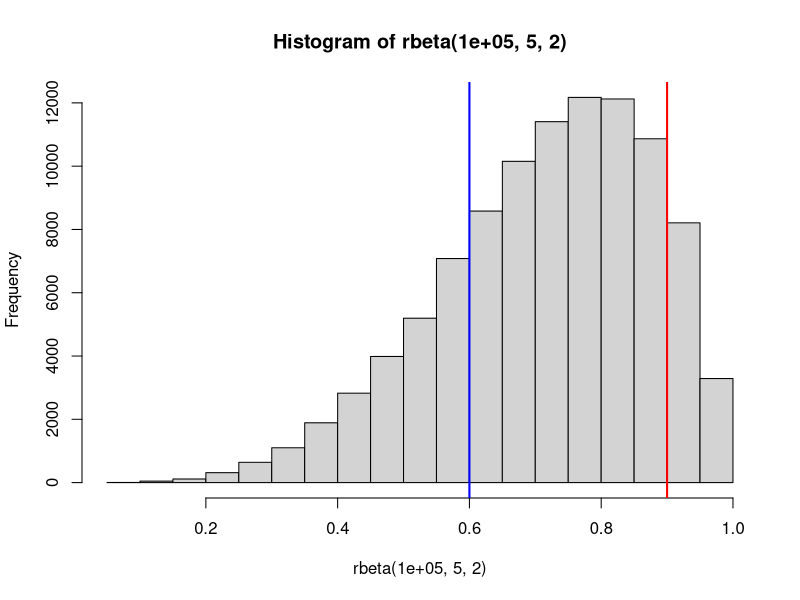

This figure's R source:
##Lecture Notes 3 Solutions:


##Binomial - Slide 10
n=100
p=.03

## What is the expected number of defective parts
n*p

##What is the probability that the machine creates exactly 4 defective
dbinom(4,size=n, p=p)
choose(n,4)*p^4*(1-p)^(n-4)

##What is the probability that the machine creates 4 or more defective
1-pbinom(3, size=n, p=p)
1-(dbinom(3, n, p)+dbinom(2,n,p)+dbinom(1,n,p)+dbinom(0,n,p))

##What is the standard deviation of defective parts
sqrt(n*p*(1-p))



##Geometric - Slide 14
#p here is defined as the probability of a miss (because this event only happens 1 time)
##What is the expected number of baskets he will make until the first miss
1/.07 - 1 
#1/.07 is the number of total trials until first miss, 
#so the number of makes until the first miss is 1/.07 - 1


##What is the probability his first miss will occur on the third shot
?dgeom
#Essentially we want two makes, then the third shot to be a miss
.93*.93*.07
dgeom(2,.07)

##What is the probability the first miss occurs before the 5th shot
#That is 3 makes then a miss or fewer
.93^3*.07+.93^2*.07+.93^1*.07+.93^0*.07
pgeom(3,.07)

##What is the standard deviation in the number of baskets he will make
sqrt((1-.93)/(.93^2))

#Poisson Distribution - Slide 22
##What is the expected number of accidents
2

##What is the probability that the number of accidents is exactly 1?
(2^1*exp(-2))/factorial(1)
dpois(1,2)

##What is the probability that the number of accidents is greater than 3
1-ppois(3,2)

##What is the standard deviation of the number of accidents
sqrt(2)


##Exponential Distribution - Slide 28
##What is the probability the strike lasts less than one day
pexp(1,1/10)

##Notice that like the geometric distribution, the exponential distribution 
##Is Defined differently in R than in our notes.  The 'rate' parameter is 1/mean
##Also notice that we can use the exact number in continuous distributions, 
##Because the probability of exactly 6 is 0 for continuous distributions.

##What is the probability that a strike lasts less than 6 days?
pexp(6, 1/10)

##What is the probability it lasts between 6 and 7 days?
pexp(7, 1/10) - pexp(6,1/10)

##What is the probability that a strike lasts less than 7 days given it has lasted 6 days
##That is P(X<7|X>6)
(pexp(7, 1/10) - pexp(6,1/10))/(1-pexp(6/1/10))

##Notice this is the same as the probability for the first part - this is called the memoryless property
##The geometric distribution and the exponential distributions share this property


##Beta Distribution - Slide 33
##Just so you can see what this distribution looks like
hist(rbeta(100000, 5,2))
abline(v=.9, col='red', lwd=2)
abline(v=.6, col='blue', lwd=2)
##What is the expected score on the exam
5/7

##If 90% is considered an A, what percent of students received an A
1-pbeta(.9,shape1=5, shape2=2)

##If 60% is considered failing what percentage failed? passed?
pbeta(.6, shape1 = 5, shape2 = 2) #fail
1-pbeta(.6, shape1 = 5, shape2 = 2) #pass


##Gamma Distribution - Slide 38
##This is the same as an exponential with a mean of 3000
##Note this is again a bit different than what is in the lecture notes 
##(in the same way as the exp distribution)
##You can show this by plugging in the parameters for both - 
##they are identical distributions
3000

##What percentage of claims are less than 1000
pgamma(1000, 1, 1/3000)

##What percentage of claims are greater than 3500
1-pgamma(3500, 1, 1/3000)

##If the distribution has alpha =2, what are the answers to the two parts listed above?
pgamma(1000, 2, 1/3000)
1-pgamma(3500, 2, 1/3000)


##Continuous Uniform - Slide 43
##What is the chance the strike is over in the first week?
punif(7, 0,30)
7/30

##What is the chance the strike lasts longer than the first day and a half
1-punif(1.5, 0, 30)
1-1.5/30

##What is the amount of time the strike is expected to last?
30/2

##What is the standard deviation of the number of days the strike is supposed to last?
sqrt((30^2)/12)


##Normal Distributions - Slides 50-52
##Probability of a claim greater than 10000
1-pnorm(10000, 5000, sqrt(16000))

##Probability of a claim less than 2500
pnorm(2500, 5000, sqrt(16000))

##Probability of a claim between 7500 and 9000
pnorm(9000,5000, sqrt(16000)) - pnorm(7500 ,5000, sqrt(16000))

##Find the probability of a bag having at least the advertised amount
1-pgamma(8.5, 900, 100)


##What is the sampling distribution of the sample mean of 49 bags?
#The sampling distribution is normal with a mean of 9 and a standard deviation of sqrt(900*((1/100)^2)/49)

##Is the CLT needed here?
#Yes, our original distribution is not normally distributed

##What is the probability that our sample average exceeds 8.5 ounces?
1-pnorm(8.5, 9, sqrt(900*((1/100)^2)/49))

